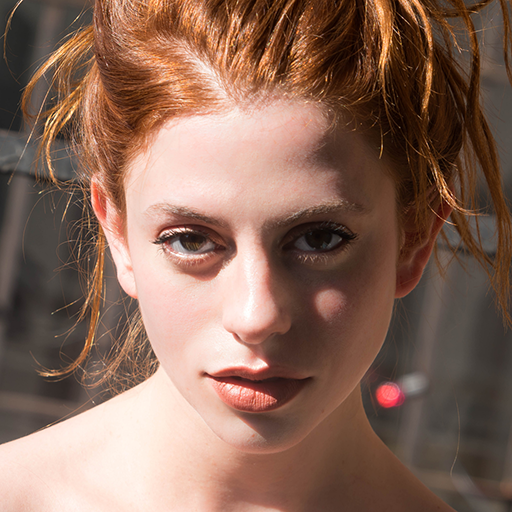
#> input picture face_process/test.png, 512 x 512 px
$ python main.py   (older library calls are emulated)
#> lines starting #> are read from the running program, lines starting #| are printed output that depends on the picture; after the words box and inside, x2 and y2 are one past the last pixel; in counts of white or black regions, pixels touching at a corner belong together
import cv2
import cv2 as cv
import numpy as np
import matplotlib.pyplot as plt

CADES_PATH = 'haarcascade_frontalface_alt2.xml'  # 创建人脸检测器


def face_detect(img_path):  # 人脸检测
    color = (0, 255, 0)
    img_bgr = cv2.imread(img_path)
    classifier = cv2.CascadeClassifier(CADES_PATH)
    img_gray = cv2.cvtColor(img_bgr, cv2.COLOR_BGR2GRAY)
    facerects = classifier.detectMultiScale(img_gray)
    if len(facerects) > 0:
        for rect in facerects:
            x, y, w, h = rect
            if w > 200:
                cv2.rectangle(img_bgr, (x, y), (x + w, y + h), color, 2)
    # cv2.imshow('detect', img_bgr)
    cv2.waitKey(0)
    cv2.destroyAllWindows()
    cv2.imwrite('faceDetect.png', img_bgr)


def my_guidedFilter_oneChannel(srcImg, guidedImg, rad=9, eps=0.01):
    srcImg = srcImg / 255.0
    guidedImg = guidedImg / 255.0
    img_shape = np.shape(srcImg)

    P_mean = cv2.boxFilter(srcImg, -1, (rad, rad), normalize=True)
    I_mean = cv2.boxFilter(guidedImg, -1, (rad, rad), normalize=True)

    I_square_mean = cv2.boxFilter(np.multiply(guidedImg, guidedImg), -1, (rad, rad), normalize=True)
    I_mul_P_mean = cv2.boxFilter(np.multiply(srcImg, guidedImg), -1, (rad, rad), normalize=True)

    var_I = I_square_mean - np.multiply(I_mean, I_mean)
    cov_I_P = I_mul_P_mean - np.multiply(I_mean, P_mean)

    a = cov_I_P / (var_I + eps)
    b = P_mean - np.multiply(a, I_mean)

    a_mean = cv2.boxFilter(a, -1, (rad, rad), normalize=True)
    b_mean = cv2.boxFilter(b, -1, (rad, rad), normalize=True)

    dstImg = np.multiply(a_mean, guidedImg) + b_mean

    return dstImg * 255.0


def my_guidedFilter_threeChannel(srcImg, guidedImg, rad=9, eps=0.01):
    img_shape = np.shape(srcImg)

    dstImg = np.zeros(img_shape, dtype=float)

    for ind in range(0, img_shape[2]):
        dstImg[:, :, ind] = my_guidedFilter_oneChannel(srcImg[:, :, ind],
                                                       guidedImg[:, :, ind], rad, eps)

    dstImg = dstImg.astype(np.uint8)

    return dstImg


# [45 lines left out: functions psnr, double2unit8, make_kernel, NLmeansfilter, not called in this run]


def fangcha(img):  # 方差函数
    row = img.shape[0]
    col = img.shape[1]
    varImg = np.zeros([row, col])
    for i in range(row):  # 求取方差范围
        for j in range(col):
            if i - 5 > 0:
                up = i - 5
            else:
                up = 0
            if i + 5 < row:
                down = i + 5
            else:
                down = row
            if j - 5 > 0:
                left = j - 5
            else:
                left = 0
            if j + 5 < col:
                right = j + 5
            else:
                right = col
            window = img[up:down, left:right]
            mean, var = cv.meanStdDev(window)  # 调用OpenCV函数求取均值和方差
            varImg[i, j] = var
    return varImg


def qiuquan(img1, img2):  # 求权值
    row = img1.shape[0]
    col = img1.shape[1]
    array1 = fangcha(img1)  # 调用求方差函数
    array2 = fangcha(img2)
    for i in range(row):  # 求权
        for j in range(col):
            weight1 = array1[i, j] / (array1[i, j] + array2[i, j])
            weight2 = array2[i, j] / (array1[i, j] + array2[i, j])
            array1[i, j] = weight1
            array2[i, j] = weight2
    return array1, array2


def ronghe(img1, img2):  # 图像融合
    cc = img1.copy()
    b, g, r = cv.split(img1)  # 分通道处理
    b1, g1, r1 = cv.split(img2)
    weight1, weight2 = qiuquan(b, b1)  # 调用求权重函数
    weight11, weight22 = qiuquan(g, g1)
    weight111, weight222 = qiuquan(r, r1)
    new_img = img1 * 1
    row = new_img.shape[0]
    col = new_img.shape[1]
    b2, g2, r2 = cv.split(cc)
    for i in range(row):  # 图像融合
        for j in range(col):
            b2[i, j] = (weight1[i, j] * b[i, j] + weight2[i, j] * b1[i, j]).astype(int)
            g2[i, j] = (weight11[i, j] * g[i, j] + weight22[i, j] * g1[i, j]).astype(int)
            r2[i, j] = (weight111[i, j] * r[i, j] + weight222[i, j] * r1[i, j]).astype(int)
    new_img = cv.merge([b2, g2, r2])  # 通道合并
    return new_img


# [18 lines left out: functions gray2rgb, BGR2GRAY, not called in this run]


# Gabor Filter
def Gabor_filter(K_size=111, Sigma=10, Gamma=1.2, Lambda=10, Psi=0, angle=0):
    # get half size
    d = K_size // 2
    # prepare kernel
    gabor = np.zeros((K_size, K_size), dtype=np.float32)
    # each value
    for y in range(K_size):
        for x in range(K_size):
            # distance from center
            px = x - d
            py = y - d
            # degree -> radian
            theta = angle / 180. * np.pi
            # get kernel x
            _x = np.cos(theta) * px + np.sin(theta) * py
            # get kernel y
            _y = -np.sin(theta) * px + np.cos(theta) * py
            # fill kernel
            gabor[y, x] = np.exp(-(_x ** 2 + Gamma ** 2 * _y ** 2) / (2 * Sigma ** 2)) * np.cos(
                2 * np.pi * _x / Lambda + Psi)
    # kernel normalization
    gabor /= np.sum(np.abs(gabor))
    return gabor


# 使用Gabor滤波器作用于图像上
def Gabor_filtering(gray, K_size=111, Sigma=10, Gamma=1.2, Lambda=10, Psi=0, angle=0):
    # get shape
    H, W = gray.shape
    # padding
    gray = np.pad(gray, (K_size // 2, K_size // 2), 'edge')
    # prepare out image
    out = np.zeros((H, W), dtype=np.float32)
    # get gabor filter
    gabor = Gabor_filter(K_size=K_size, Sigma=Sigma, Gamma=Gamma, Lambda=Lambda, Psi=0, angle=angle)
    # filtering
    for y in range(H):
        for x in range(W):
            out[y, x] = np.sum(gray[y: y + K_size, x: x + K_size] * gabor)
    out = np.clip(out, 0, 255)
    out = out.astype(np.uint8)
    return out


# 使用6个不同角度的Gabor滤波器对图像进行特征提取
def Gabor_process(img):
    # get shape
    H, W = img.shape
    As = [0, 30, 60, 90, 120, 150]
    # prepare pyplot
    plt.subplots_adjust(left=0, right=1, top=1, bottom=0, hspace=0, wspace=0.2)
    out = np.zeros([H, W], dtype=np.float32)
    # each angle
    for i, A in enumerate(As):
        # gabor filtering
        _out = Gabor_filtering(img, K_size=11, Sigma=1.5, Gamma=1.2, Lambda=3, angle=A)
        # add gabor filtered image
        out += _out
    # scale normalization
    out = out / out.max() * 255
    out = out.astype(np.uint8)
    return out


def main():
    input_png = input('请输入"图片名.png"（例如:test.png）：')
#> the answer given: test.png
    img = cv2.imread(input_png)
#> img is the input picture: shape (512, 512, 3); mean B, G, R 89.4, 104.4, 136.4
    # print(np.shape(img))
    dstimg = my_guidedFilter_threeChannel(img, img, 9, 0.01)
    # print(np.shape(dstimg))

    # 人脸检测
    face_detect(input_png)
#> in face_detect, `img_gray = cv2.cvtColor(img_bgr, cv2.COLOR_BGR2GRAY)`:
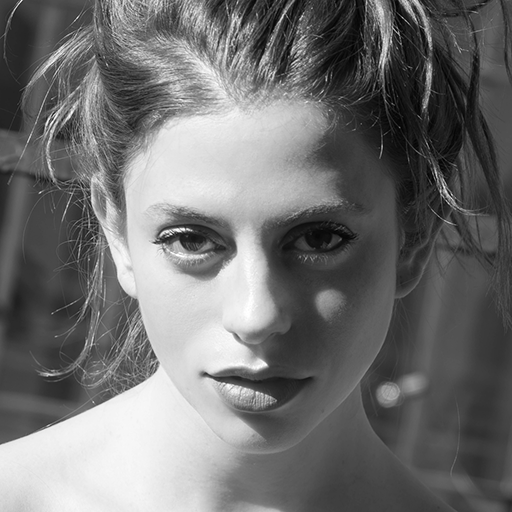
#> img_gray: shape (512, 512); min 0, max 255, mean 112.3
#> in face_detect, `facerects = classifier.detectMultiScale(img_gray)`: facerects = [[82, 114, 340, 340]]
#> the loop in face_detect, `for rect in facerects:` made 1 pass
#> after the loop in face_detect, `for rect in facerects:`:
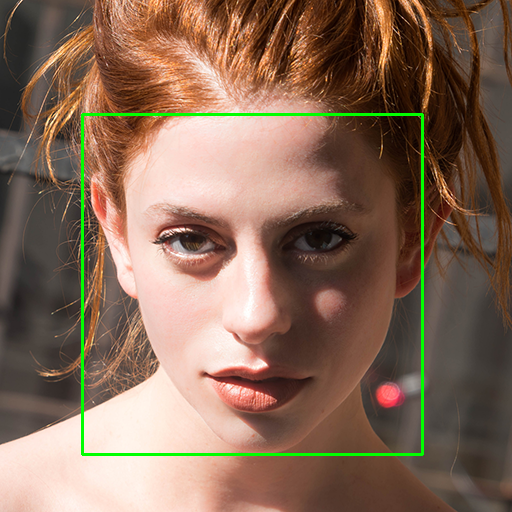
#> img_bgr: shape (512, 512, 3); 1.55% of pixels changed, all inside (x1, y1, x2, y2) = (81, 113, 424, 456)

    # 引导滤波
    cv2.imwrite('guidedFilter.png', dstimg)

    # NLM滤波
    nlmimg = cv2.fastNlMeansDenoisingColored(img, None, 20, 5, 11)
    cv2.imwrite('nlmFilter.png', nlmimg)

    # 皮肤检测

    img5 = dstimg

    px = img5[150, 200]
#> px = [204, 212, 251]

    blue = img5[150, 200, 0]
#> blue = 204

    green = img5[150, 200, 1]
#> green = 212

    red = img5[150, 200, 2]
#> red = 251
    img5[150, 200] = [0, 0, 0]
#> img5: shape (512, 512, 3); mean B, G, R 88.9, 103.9, 135.9

    blue = img5.item(100, 200, 0)
#> blue = 81

    green = img5.item(100, 200, 1)
#> green = 125

    red = img5.item(100, 200, 2)
#> red = 207
    img5.itemset((100, 200, 1), 255)
#> img5: shape (512, 512, 3); mean B, G, R 88.9, 103.9, 135.9

    green = img5.item(100, 200, 1)
#> green = 255
    rows, cols, channels = img5.shape
#> rows = 512; cols = 512; channels = 3

    imgSkin = np.zeros(img5.shape, np.uint8)
    imgSkin = img5.copy()

    for r in range(rows):
        for c in range(cols):
            # get pixel value
            B = img5.item(r, c, 0)
            G = img5.item(r, c, 1)
            R = img5.item(r, c, 2)
            skin = 0
            if (abs(R - G) > 15) and (R > G) and (R > B):
                if (R > 95) and (G > 40) and (B > 20) and (max(R, G, B) - min(R, G, B) > 15):
                    skin = 1
                elif (R > 220) and (G > 210) and (B > 170):
                    skin = 1

            if 0 == skin:
                imgSkin.itemset((r, c, 0), 0)
                imgSkin.itemset((r, c, 1), 0)
                imgSkin.itemset((r, c, 2), 0)
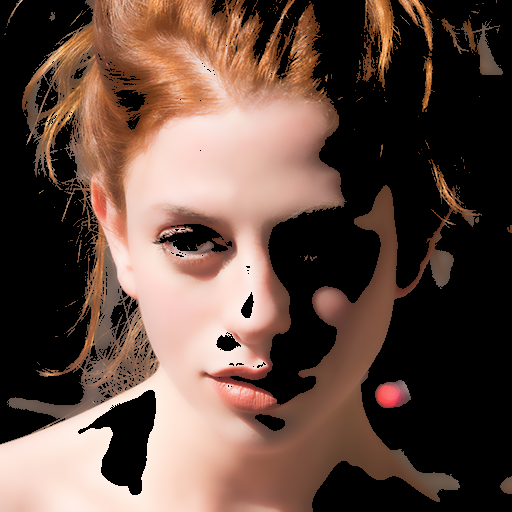
#> imgSkin: shape (512, 512, 3); mean B, G, R 64.3, 74.5, 98

    img5 = cv2.cvtColor(img5, cv2.COLOR_BGR2RGB)
    imgSkin = cv2.cvtColor(imgSkin, cv2.COLOR_BGR2RGB)

    cv2.imwrite('skinDetect.png', imgSkin)

    # 融合
    img1 = ronghe(img, dstimg)
#> after the loop in fangcha (call 6), `for i in range(row):`:
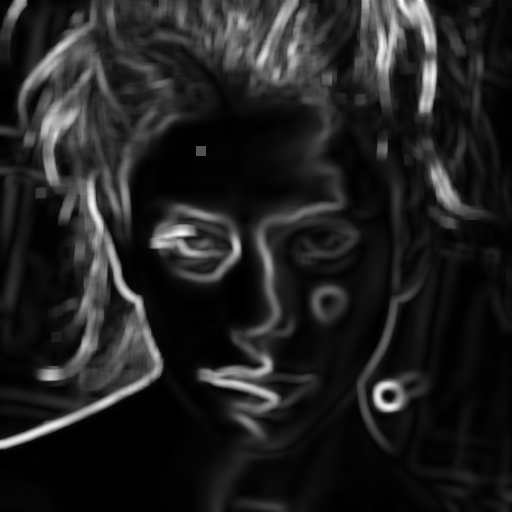
#> varImg: shape (512, 512) float64; min 0, max 76.52, mean 10.1; drawn with min black and max white
#> after the loop in qiuquan (call 3), `for i in range(row):`:
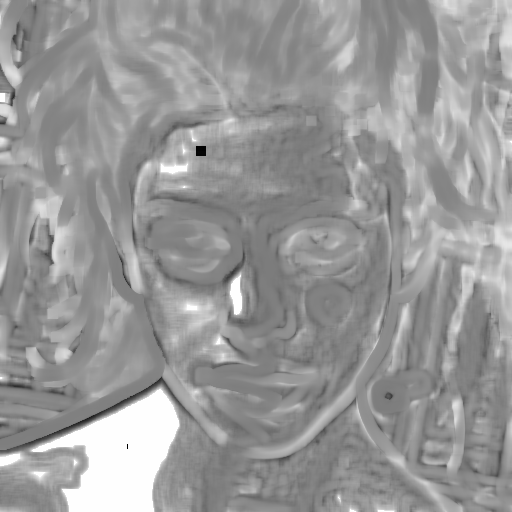
#> array1: shape (512, 512) float64; 0% of the values are NaN or infinite; the others: min 0.0417, max 1, mean 0.613; drawn with min black, max white, NaN and infinite black
#> after the loop in qiuquan (call 3), `for i in range(row):`:
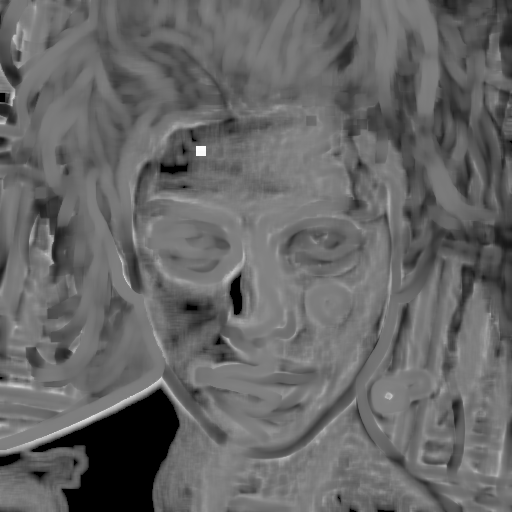
#> array2: shape (512, 512) float64; 0% of the values are NaN or infinite; the others: min 0, max 0.958, mean 0.387; drawn with min black, max white, NaN and infinite black
    cv.imwrite('imgFusion.png', img1)  #

    # 锐化
    img2 = cv2.imread('guidedFilter.png', 0)
#> img2: shape (512, 512); min 12, max 247, mean 111.3
    # img3 = cv2.imread('g1-nlm.png', 1)
    out = Gabor_process(img2)
    cv2.imwrite('gabor.png', out)
    img3 = cv2.imread('gabor.png')
#> img3: shape (512, 512, 3); min 0, max 255, mean 12.4
    img4 = cv2.add(dstimg, img3)
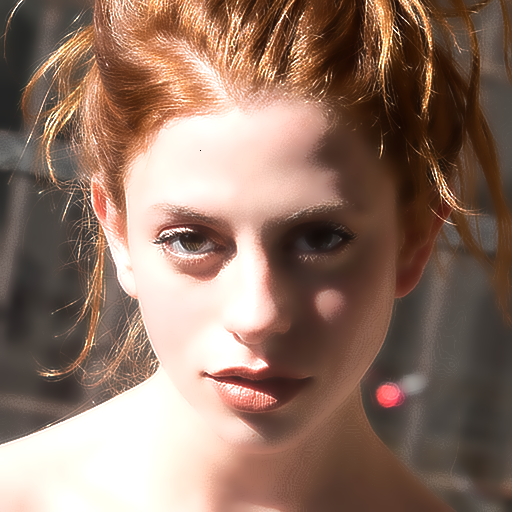
#> img4: shape (512, 512, 3); mean B, G, R 101.1, 115.6, 143.3
    cv2.imshow('finalResult', img4)
    cv2.imwrite('finalResult.png', img4)
    # print('美颜成功！')

    cv2.waitKey(0)


if __name__ == '__main__':
    main()
